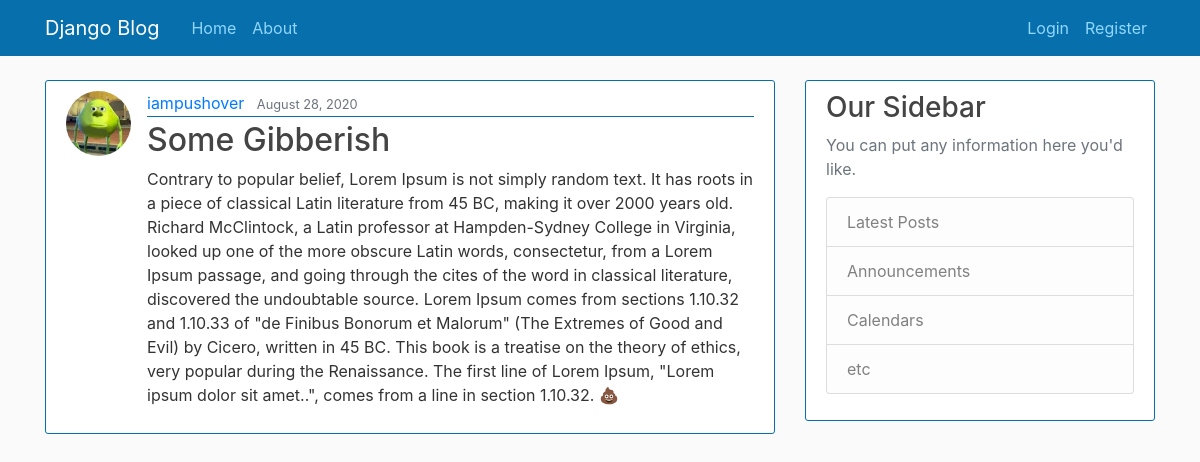
Screenshot of /post/12/ with the database file from the repository.
### blog/models.py (models this page shows, shortened)
class Post(models.Model):  # creating the following attributes.
    title = models.CharField(max_length=100)
    content = models.TextField()
    date_posted = models.DateTimeField(default=timezone.now)
    author = models.ForeignKey(User, on_delete=models.CASCADE, null=True)

### users/models.py (models this page shows, shortened)
class Profile(models.Model):
    user = models.OneToOneField(User, on_delete=models.CASCADE)
    image = models.ImageField(default='default.jpg', upload_to='profile_pics')

### blog/views.py (the view)
# urls.py: path('post/<int:pk>/', PostDetailView.as_view(), name='post-detail'),
class PostDetailView(DetailView):
    model = Post

### blog/templates/blog/post_detail.html (shortened to what this page needs)
{%extends "blog/base.html"%} {%block content%}
<article class="media content-section">
  <img
    class="rounded-circle article-img"
    src="{{object.author.profile.image.url}}"
  />
  <div class="media-body">
    <div class="article-metadata">
      <a class="mr-2" href="#">{{ object.author }}</a>
      <small class="text-muted">{{ object.date_posted|date:"F d, Y" }}</small>
    </div>
    <h2 class="article-title">{{ object.title }}</h2>
    <p class="article-content">{{ object.content }}</p>
  </div>
</article>
{% endblock content%}

### blog/static/blog/main.css (style rules this page uses)
body { background: #fafafa; color: #333333; margin-top: 5rem; }
h1, h2, h3, h4, h5, h6 { color: #444444; }
.content-section { background: #ffffff; padding: 10px 20px; border: 1px solid #066fac; border-radius: 3px; margin-bottom: 20px; }
.article-title { color: #444444; }
.article-content { white-space: pre-line; }
.article-img { height: 65px; width: 65px; margin-right: 16px; }
.article-metadata { padding-bottom: 1px; margin-bottom: 4px; border-bottom: 1px solid #066fac; }

### rows the page displays
Post: author.profile.image (placeholder picture), author "iampushover", date_posted "August 28, 2020", title "Some Gibberish", content "Contrary to popular belief, Lorem Ipsum is not simply random text. It has roots in a piece of classical Latin literature from 45 BC, making it over 2000 years old. Richard McClintock, a Latin professor at Hampden-Sydney College in Virginia, looked up one of the more obscure Latin words, consectetur, from a Lorem Ipsum passage, and going through the cites of the word in classical literature, discovered the undoubtable source. Lorem Ipsum comes from sections 1.10.32 and 1.10.33 of \"de Finibus Bonorum et Malorum\" (The Extremes of Good and Evil) by Cicero, written in 45 BC. This book is a treatise on the theory of ethics, very popular during the Renaissance. The first line of Lorem Ipsum,…"
